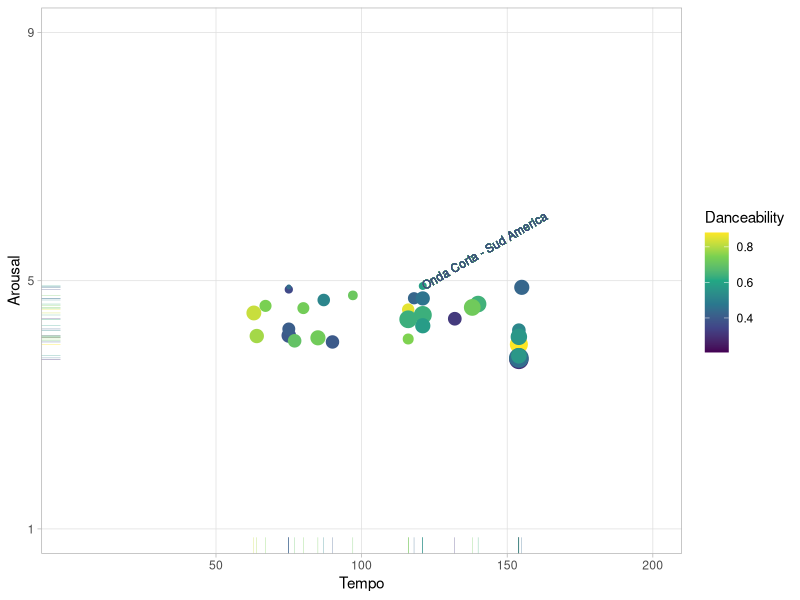
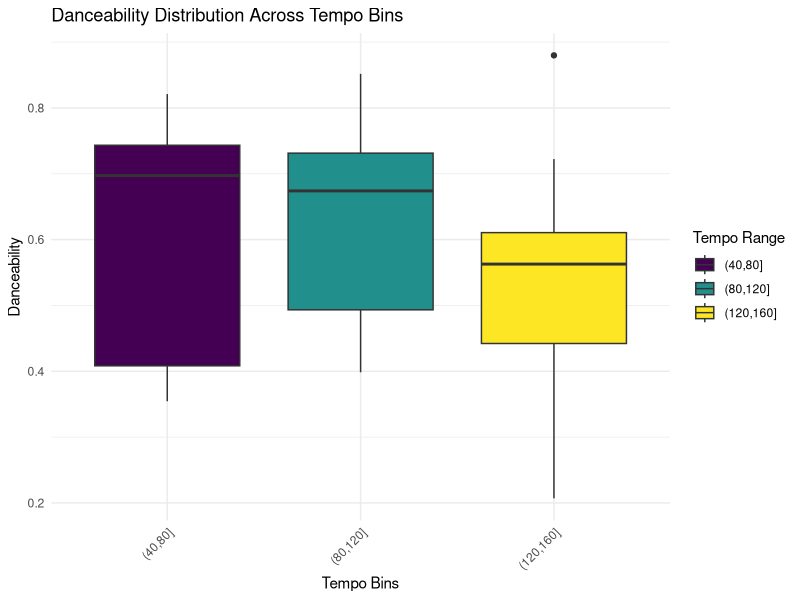
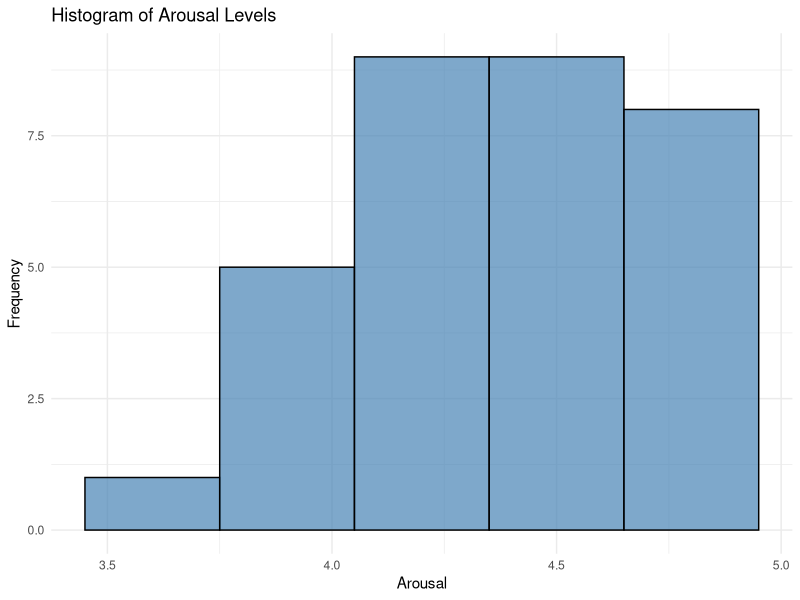
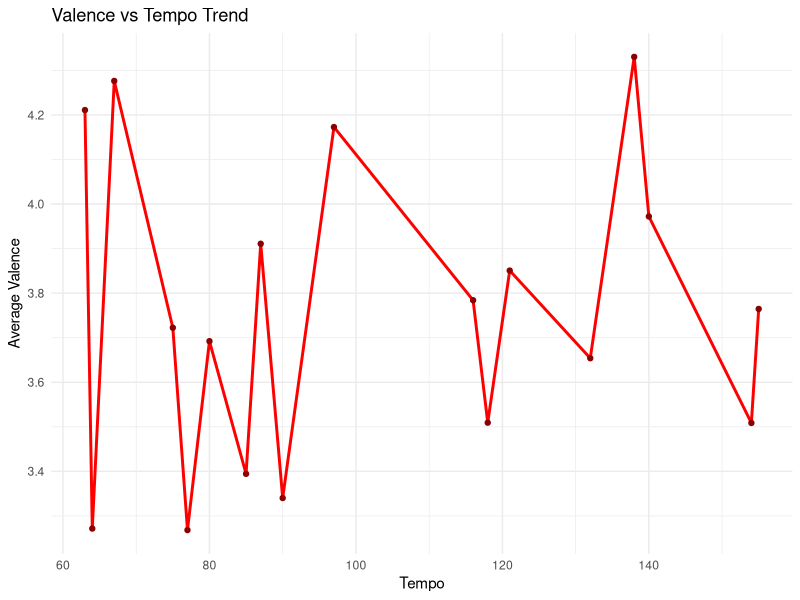
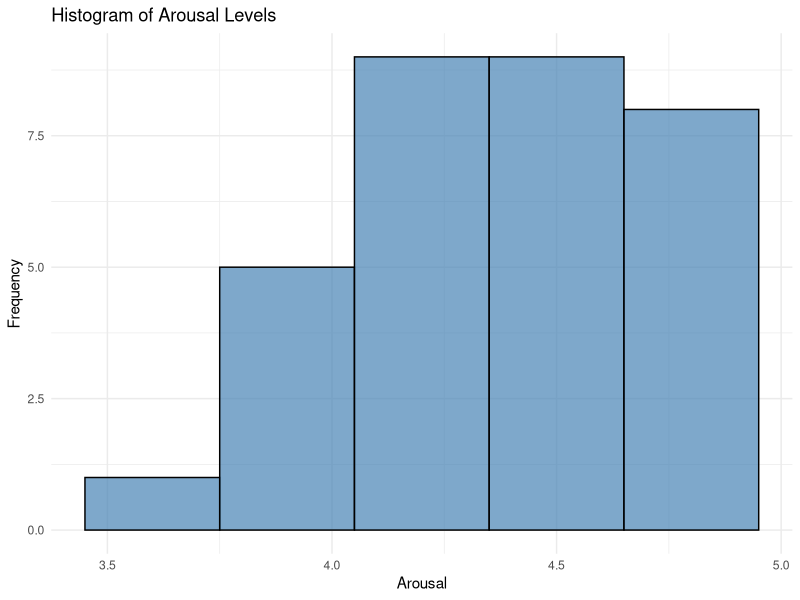
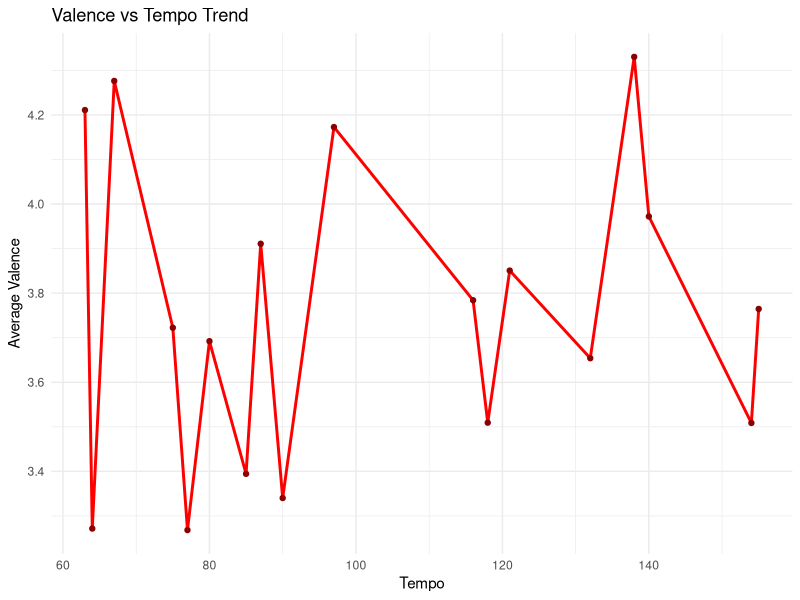

Here is the R script that generated these plots, in order:
library(ggplot2)

aisc2024 <- read.csv("aisc.csv", header = TRUE)

aisc2024 |>                   # Start with the data
  ggplot(                     # Set up the plot.
    aes(
      x = tempo,
      y = arousal,
      size = instrumentalness,
      colour = danceability
    )
  ) +
  geom_point() +              # Scatter plot.
  geom_rug(linewidth = 0.1) + # Add 'fringes' to show data distribution.
  geom_text(                  # Add text labels from above.
    x = 121,
    y = 4.91,
    label = "Onda Corta - Sud America",
    size = 3,                 # Override size (not loudness here).
    hjust = "left",           # Align left side of label with the point.
    vjust = "center",         # Align vertical centre of label with the point.
    angle = 30                # Rotate the text label
  ) +
  scale_x_continuous(         # Fine-tune the x axis.
    limits = c(0, 200),
    breaks = c(50, 100, 150, 200), # Specify grid lines
    minor_breaks = NULL       # Remove 'minor' grid lines.
  ) +
  scale_y_continuous(         # Fine-tune the y axis in the same way.
    limits = c(1, 9),
    breaks = c(1, 5, 9),
    minor_breaks = NULL
  ) +
  scale_colour_viridis_c() +  # Use the popular viridis colour palette.
  scale_size_continuous(      # Fine-tune the sizes of each point.
    trans = "exp",            # Use an exp transformation to emphasise loud..
    guide = "none"            # Remove the legend for size.
  ) +
  theme_light() +             # Use a simpler theme.
  labs(                       # Make the titles nice.
    x = "Tempo",
    y = "Arousal",
    colour = "Danceability"
  )

library(ggplot2)
library(dplyr)

corpus <- read.csv("aisc.csv", header = TRUE)


corpus <- corpus %>%
  mutate(tempo_bin = cut(tempo, breaks = seq(0, 200, by = 40)))

ggplot(corpus, aes(x = tempo_bin, y = danceability, fill = tempo_bin)) +
  geom_boxplot() +
  scale_fill_viridis_d() + 
  theme_minimal() +
  labs(
    title = "Danceability Distribution Across Tempo Bins",
    x = "Tempo Bins",
    y = "Danceability",
    fill = "Tempo Range"
  ) +
  theme(axis.text.x = element_text(angle = 45, hjust = 1))


ggplot(corpus, aes(x = arousal)) +
  geom_histogram(binwidth = 0.3, fill = "steelblue", color = "black", alpha = 0.7) +
  theme_minimal() +
  labs(
    title = "Histogram of Arousal Levels",
    x = "Arousal",
    y = "Frequency"
  )


corpus_avg <- corpus %>%
  group_by(tempo) %>%
  summarise(avg_valence = mean(valence, na.rm = TRUE))

ggplot(corpus_avg, aes(x = tempo, y = avg_valence)) +
  geom_line(color = "red", size = 1) +
  geom_point(color = "darkred") +
  theme_minimal() +
  labs(
    title = "Valence vs Tempo Trend",
    x = "Tempo",
    y = "Average Valence"
  )



library(ggplot2)
library(dplyr)

corpus <- read.csv("aisc.csv", header = TRUE)

corpus <- corpus %>%
  mutate(tempo_bin = cut(tempo, breaks = seq(0, 200, by = 40)))

ggplot(corpus, aes(x = arousal)) +
  geom_histogram(binwidth = 0.3, fill = "steelblue", color = "black", alpha = 0.7) +
  theme_minimal() +
  labs(
    title = "Histogram of Arousal Levels",
    x = "Arousal",
    y = "Frequency"
  )

corpus_avg <- corpus %>%
  group_by(tempo) %>%
  summarise(avg_valence = mean(valence, na.rm = TRUE))

ggplot(corpus_avg, aes(x = tempo, y = avg_valence)) +
  geom_line(color = "red", size = 1) +
  geom_point(color = "darkred") +
  theme_minimal() +
  labs(
    title = "Valence vs Tempo Trend",
    x = "Tempo",
    y = "Average Valence"
  )

